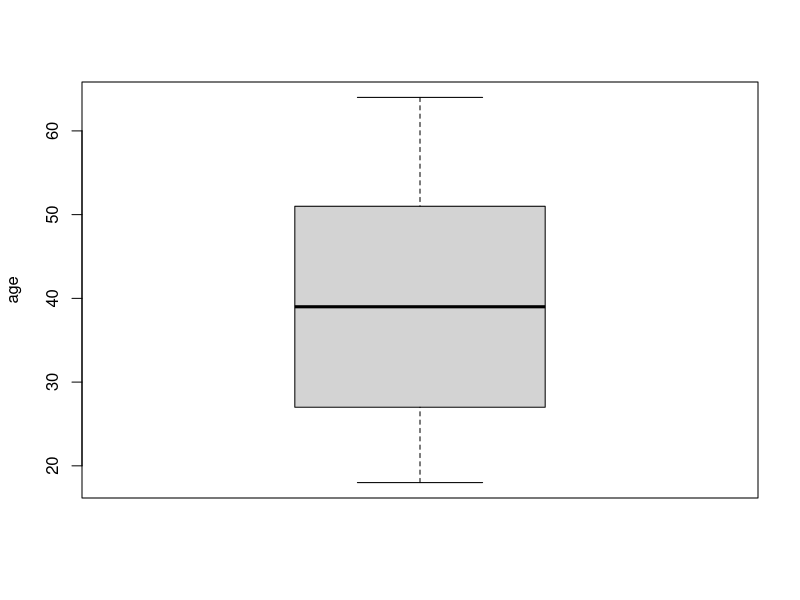
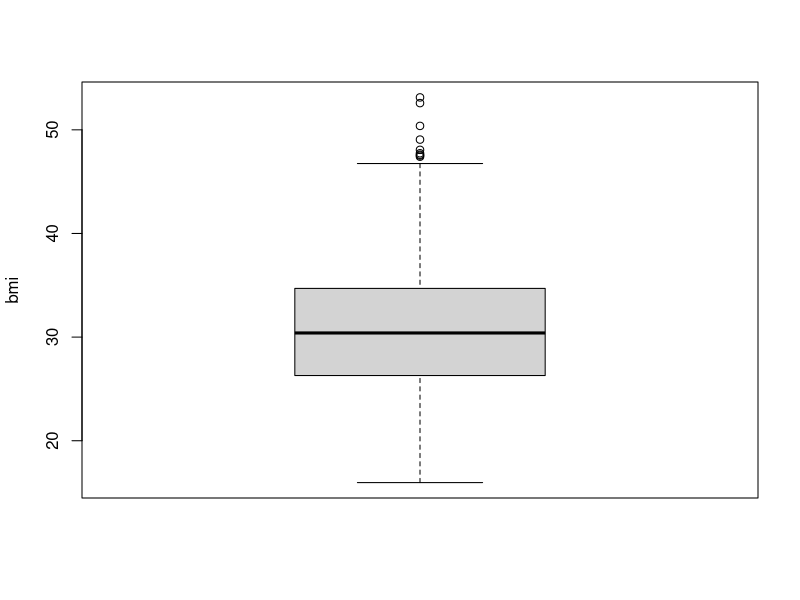
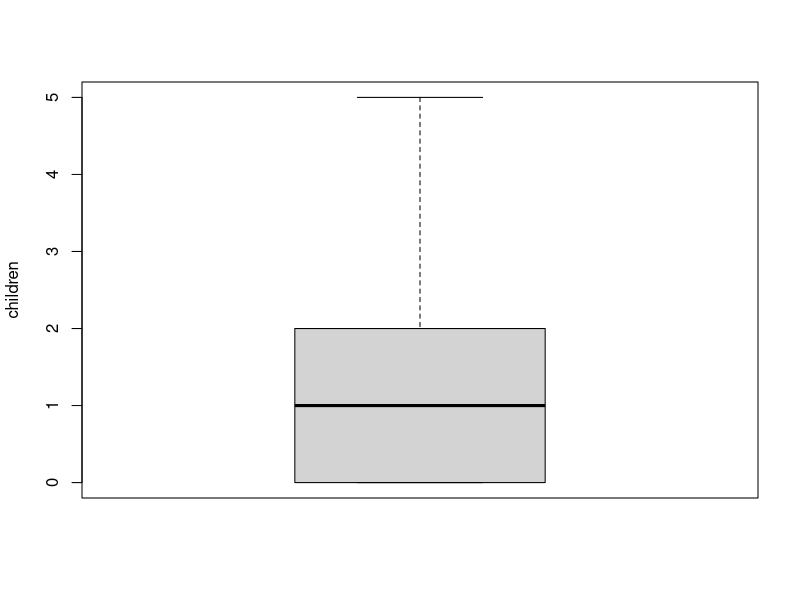
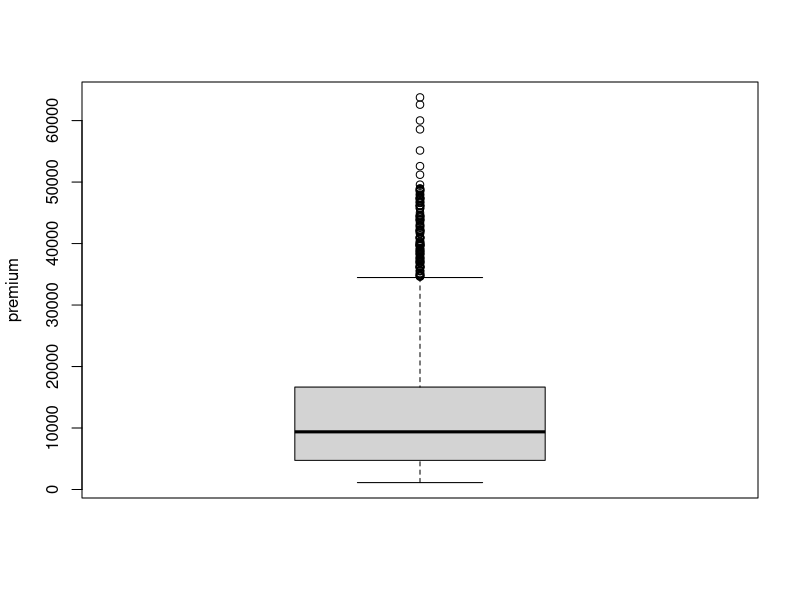
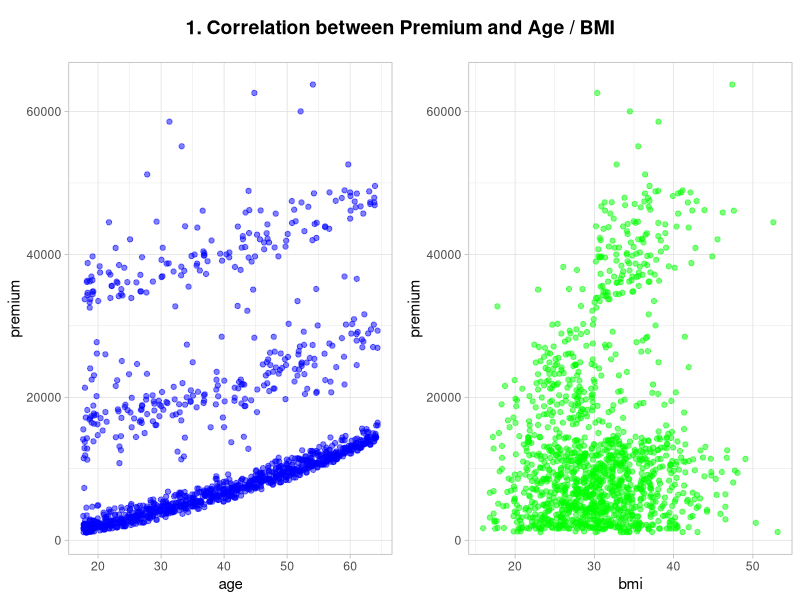
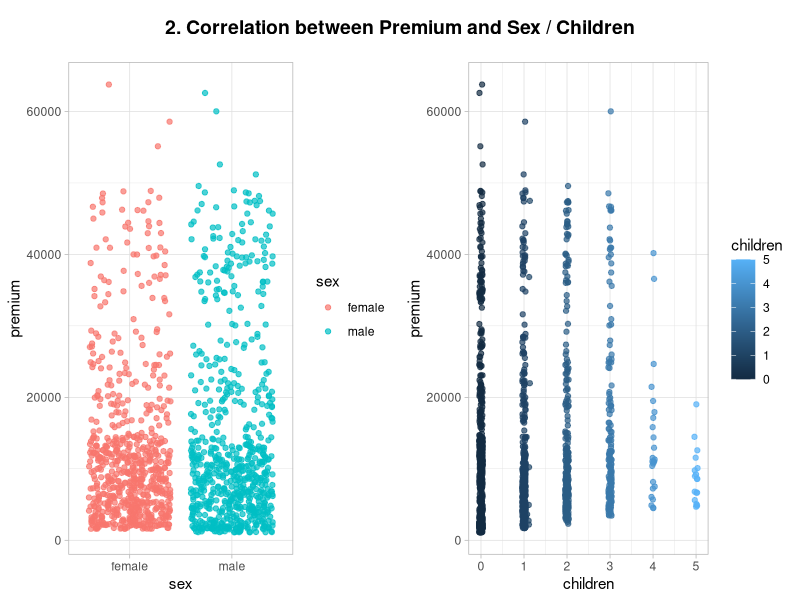
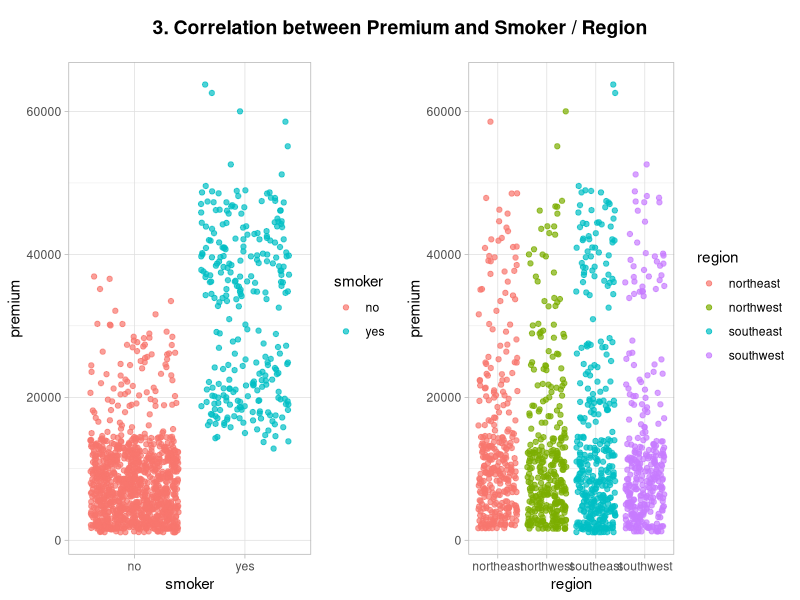
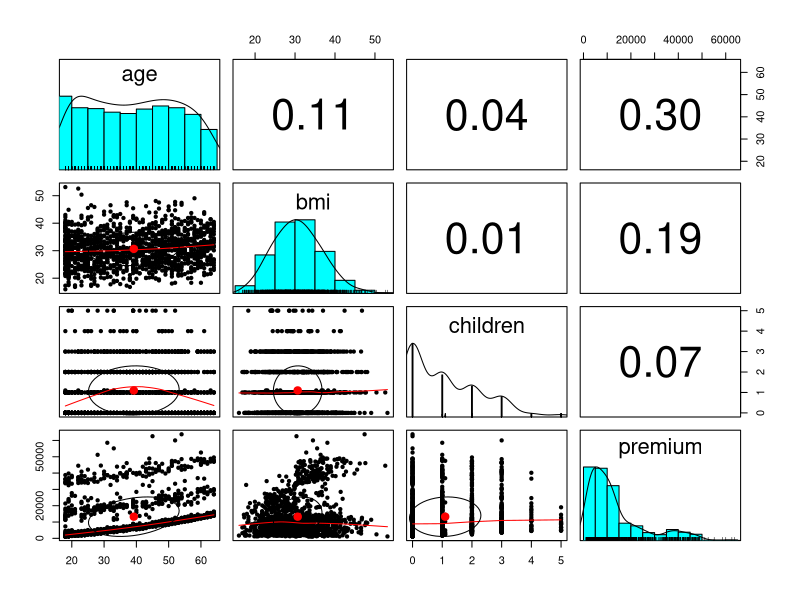

The R source for these figures, in order:
# Name: Agnes Jee Chian Hwa (0339809)

# Make sure in the correct working directory
print(getwd())
setwd("C:/Users/ASUS/Downloads")

# Load the dataset
dataset <- read.csv("premium.csv")
View(dataset)
summary(dataset)
str(dataset)

# Load library packages
library(dplyr)
library(tidyverse)
library(ggplot2)

# Check noisy data
table(dataset$age)
table(dataset$sex)
table(dataset$bmi)
table(dataset$children)
table(dataset$smoker)
table(dataset$region)
table(dataset$premium)

# Check outliers on numerical variables
boxplot(dataset$age, ylab="age")
boxplot(dataset$bmi, ylab="bmi")
boxplot(dataset$children, ylab="children")
boxplot(dataset$premium, ylab="premium")

# Check on missing values
colSums(is.na(dataset))

# Deal with missing values
dataset$bmi = ifelse(is.na(dataset$bmi),
                     ave(dataset$bmi, FUN = function(x) mean(x, na.rm = TRUE)),
                     dataset$bmi)

dataset$children = ifelse(is.na(dataset$children),
                          ave(dataset$children, FUN = function(x) mean(x, na.rm = TRUE)),
                          dataset$children)

colSums(is.na(dataset))

summary(dataset)
str(dataset)

### Exploratory Data Analysis ###
# install.packages("cowplot")
library(cowplot)

# Correlation between premium and age / bmi
x <- ggplot(dataset, aes(age, premium)) +
  geom_jitter(color = "blue", alpha = 0.5) + 
  theme_light()

y <- ggplot(dataset, aes(bmi, premium)) +
  geom_jitter(color = "green", alpha = 0.5) +
  theme_light()

p <- plot_grid(x, y)
title <- ggdraw() +draw_label("1. Correlation between Premium and Age / BMI", fontface = 'bold')
plot_grid(title, p, ncol = 1, rel_heights = c(0.1, 1))

# Correlation between premium and sex / children
x <- ggplot(dataset, aes(sex, premium)) +
  geom_jitter(aes(color = sex), alpha = 0.7) + 
  theme_light()

y <- ggplot(dataset, aes(children, premium)) +
  geom_jitter(aes(color = children), alpha = 0.7) +
  theme_light()

p <- plot_grid(x, y)
title <- ggdraw() +draw_label("2. Correlation between Premium and Sex / Children", fontface = 'bold')
plot_grid(title, p, ncol = 1, rel_heights = c(0.1, 1))

# Correlation between premium and smoker / region
x <- ggplot(dataset, aes(smoker, premium)) +
  geom_jitter(aes(color = smoker), alpha = 0.7) + 
  theme_light()

y <- ggplot(dataset, aes(region, premium)) +
  geom_jitter(aes(color = region), alpha = 0.7) +
  theme_light()

p <- plot_grid(x, y)
title <- ggdraw() +draw_label("3. Correlation between Premium and Smoker / Region", fontface = 'bold')
plot_grid(title, p, ncol = 1, rel_heights = c(0.1, 1))


### Data Preprocessing ###

# Encode sex, smoker and region
str(dataset)
dataset$sex = factor(dataset$sex, 
                     levels = c('male', 'female'),
                     labels = c(1, 2))

dataset$smoker = factor(dataset$smoker, 
                        levels = c('no', 'yes'),
                        labels = c(0, 1))

dataset$region = factor(dataset$region,
                        levels = c('northeast', 'northwest', 'southeast', 'southwest'),
                        labels = c(1, 2, 3, 4))

str(dataset)

# Check the collinearity test between numeric features
# install.packages("psych")
library(psych)
pairs.panels(dataset[c("age", "bmi", "children", "premium")])

# Find correlation among numeric features in table form
library(corrplot)
cor(dataset[sapply(dataset, is.numeric)])

# Splitting dataset into training and testing dataset
library(caTools)
set.seed(123)
split = sample.split(dataset, SplitRatio = 0.75)
training_set = subset(dataset, split == TRUE)
test_set = subset(dataset, split == FALSE)

### Model Building ###
library(caret)

# k-fold cross validation
control <- trainControl(method = "repeatedcv", repeats = 10)

# Decision Tree
# Fit Decision Tree model to the training set
dt_model = train(premium~., 
                  data = training_set, 
                  trControl = control, 
                  method = "rpart")

# Summary of the training model
summary(dt_model)

# Predict the test set results
y_pred_dt = predict(dt_model, newdata = test_set)

# Applying on new data
Smith <- data.frame(age = 20,
                    sex = "1", 
                    bmi = 28, 
                    children = 0,
                    smoker = "1", 
                    region = "3")

print(paste0("Health insurance premium for Smith: ",
             round(predict(dt_model, Smith), 2)))

# Calculate RMSE of Decision Tree
rmse_dt = RMSE(test_set$premium, y_pred_dt)
cat("Root Mean Square Error for Decision Tree Model: ", rmse_dt)


# Multiple Linear Regression
# Fit Multiple Linear Regression to the training set
mlr_model = train(premium~., 
                  data = training_set, 
                  trControl = control,
                  method="lm")

# Summary of the training model
summary(mlr_model)

# Predict the test set results
y_predict_mlr = predict(mlr_model, newdata = test_set)

# Applying on new data
Smith <- data.frame(age = 20,
                    sex = "1", 
                    bmi = 28, 
                    children = 0,
                    smoker = "1", 
                    region = "3")

print(paste0("Health insurance premium for Smith: ",
             round(predict(mlr_model, Smith), 2)))

# Calculate RMSE of Multiple Linear Regression - first version
rmse_mlr = RMSE(test_set$premium, y_predict_mlr)
cat("Root Mean Squared Error for Multiple Linear Regression Model: ",
    rmse_mlr)
